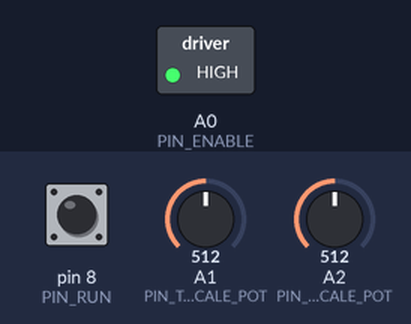
A sketch run on a simulated Arduino Uno, built with avr-gcc and run on an emulated ATmega328P. On the bench: switched loads named in the sketch (green lamp = pin HIGH). The inputs (shaded band) are chosen by the test bench; at power-on: pin 8 (PIN_RUN) HIGH, A1 (PIN_TIME_SCALE_POT) = 512, A2 (PIN_DIST_SCALE_POT) = 512. Pins used as bus, display or sensor lines are not drawn; what the sketch prints to the serial monitor is not drawn.

Above: at 1.2 s.
1.3 s: pin 8 (PIN_RUN) pulled LOW for 0.15 s
At 1.37 s:
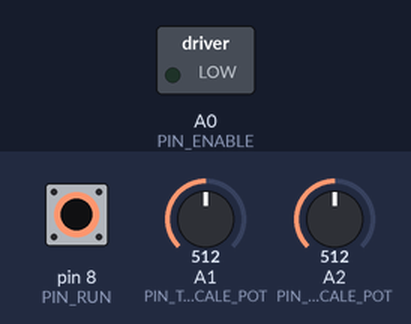
2.9 s: pin 8 (PIN_RUN) pulled LOW for 3.2 s
At 7.5 s:
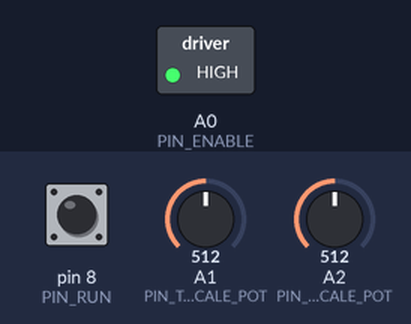
Timing chart, 0 to 9.0 s (numbered marks = the images above; inputs shaded):
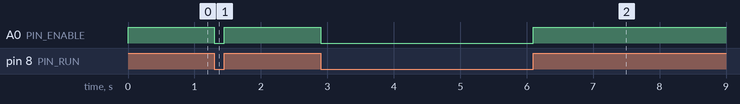

Measured:
- after the input at 1.3 s, A0 (PIN_ENABLE): HIGH → LOW at once, → HIGH 0.15 s later
- after the input at 2.9 s, A0 (PIN_ENABLE): HIGH → LOW at once, → HIGH 3.2 s later

The sketch:

driver_2_4.ino
```cpp
/*

Timelapse Dolly - Automation, Systemer og Komponenter
@version 2.1
@date 2014-05-05
@author Peter Savnik

@Description
Make a step motor control motion of a Camera mounted on a dolly.
Input: Distance and Time


*/
#include <math.h>

const int DEBUG = 0;  // Toogle Serial output
const int PIN_RUN = 8;
const int PIN_STEP = 9;
const int PIN_ENABLE = A0;
const int PIN_TIME_SCALE_POT = A1;
const int PIN_DIST_SCALE_POT = A2;
const float Pi = 3.14159;

const float STEP_RES = 16.0;  // Stepper resolution
const float STEPS_PR_ROUND = 200.0*STEP_RES; // Total steps pr. round
const float RADIUS = 0.0272; // [m]
const float DIST_PR_STEP = (2.0*RADIUS*Pi)/STEPS_PR_ROUND; //[cm] Omkreds/steps pr round


float distance = 0.0;  // [m] Record the number dist we've taken
float distance_to_go = 5.0; // [m] MAX:4.295*10^9 MIN:5.3407*10^-5
float DISTANCE_TO_GO_MAX = 20.0; // [m]
unsigned long steps_to_go = (distance_to_go)/DIST_PR_STEP; // total amount of steps to the distance_to_go
float time_to_go = 60.0*60.0; // [s] time to do the distance
float TIME_TO_GO_MAX = 60.0*60.0; // [s] max time to go on pottentiometer
unsigned long steps = 0;  // Total count of steps
int run = 0;   // Control var for start/stop fcn
int dir = 1;   // Control direction
int sensorValue = 0; // Time scale pot sensor
int stepState = 0; // Step output state

String state = "IDLE", next_state = "IDLE";  // Statemachine control

float time_pr_step;
float time_pr_step_ms;
float time_pr_step_micros;
long time_start = 0;
long time_end = 0;
int use_micros_time = 0;

unsigned long current_time = 0;
unsigned long prev_time = 0;

void setup() {
    Serial.begin(115200);
    /*while(!Serial){
     ; // wait for serial to begin
    }*/
    Serial.println('Timelapse Dolly Start');


  pinMode(PIN_RUN, INPUT_PULLUP);
  pinMode(PIN_STEP, OUTPUT);
  pinMode(PIN_ENABLE, OUTPUT);
  pinMode(PIN_TIME_SCALE_POT, INPUT);
  digitalWrite(PIN_STEP, LOW);
  digitalWrite(PIN_ENABLE, HIGH);

  //establishContact();  // send a byte to establish contact until receiver responds
}

void loop() {

  run = digitalRead(PIN_RUN); // Start/Stop knap

  // Statemachine!
    if (state == "IDLE"){
      // Wait for action

      // Read time potentiometer
      int timePotValue = analogRead(PIN_TIME_SCALE_POT);
      // Calc time to go
      float time_to_go = timePotValue * (TIME_TO_GO_MAX / 1023.0);

      // Read time potentiometer
      int distPotValue = analogRead(PIN_DIST_SCALE_POT);
      // Calc time to go
      float distance_to_go = distPotValue * (DISTANCE_TO_GO_MAX / 1023.0);
      Serial.println(distance_to_go);

      // Calc delay time
      time_pr_step = time_to_go/steps_to_go; // the delay time between steps [s]/[step]
      time_pr_step_ms = time_pr_step*pow(10,3); // Convert to millisec [ms]/[step]
      time_pr_step_micros = time_pr_step*pow(10,6); // Convert to millisec [micros]/[step]
      if (time_pr_step_ms < 1) time_pr_step_ms = 2;  // Don't go too fast! saturation
      if (time_pr_step_micros < 1) time_pr_step_micros = 2;  // Don't go too fast! saturation

      use_micros_time = 0;
      if(time_to_go < 60*60) use_micros_time = 1; // 60[m]*60[s] use micros instead of millis

      // Print Parameters
      /*Serial.print("Dist: ");
      Serial.print(distance_to_go);
      Serial.print(", Steps to go:");
      Serial.print(steps_to_go);
      Serial.print(", Time: ");
      Serial.print(time_to_go);
      Serial.print(", Step Time: ");
      Serial.println(time_pr_step_ms);*/

      // Change state
      // Start running
      if(run == LOW){
        enableMotor();
        time_start = millis();
        next_state = "MOVE";
      }
      else{
        next_state = "IDLE";
      }

    }
    else if (state == "MOVE"){
      next_state = "MOVE";
      // MOVE
      // Check to see if we are at the end of our move
      if ((steps*DIST_PR_STEP < distance_to_go) && (run == LOW)) {


        if(use_micros_time == 1){
          current_time = micros();
          if(current_time-prev_time >= time_pr_step_micros/2){
            prev_time = current_time;
            // Step toogle
            if(stepState == 0){
              digitalWrite(PIN_STEP, HIGH); // step high
              stepState = 1;
            }
            else if(stepState == 1){
              digitalWrite(PIN_STEP, LOW); // step low
              stepState = 0;
              steps = 1+steps; // Incremetent steps
              //Serial.println(steps_to_go-steps);
            } // end step state

          } // if time

        } // if use micro
        else{
          current_time = millis();
          if(current_time-prev_time >= time_pr_step_ms/2){
            prev_time = current_time;
            // Step toogle
            if(stepState == 0){
              digitalWrite(PIN_STEP, HIGH); // step high
              stepState = 1;
            }
            else if(stepState == 1){
              digitalWrite(PIN_STEP, LOW); // step low
              stepState = 0;
              steps = 1+steps; // Incremetent steps
              //Serial.println(steps_to_go-steps);
            } // end step state

          } // if time
        }// else use micros

      } // if dist <

      // If dist is done go to wait state
      if (steps*DIST_PR_STEP >= distance_to_go){
         next_state = "DONE";
         disableMotor(); // disable motor
         // calc run time
         time_end = millis();
         Serial.print("Time: ");
         Serial.println((time_end-time_start)*pow(10,-3)); //[s]
         steps = 0; // reset dist

      } // if dist >=


      // Change state
      if(run == HIGH){  // Stop running
        next_state = "IDLE";
        disableMotor(); // disable motor
      }

    } // state

    else if(state == "DONE"){
      next_state = "DONE";
      // If off go to idle
      if(run == HIGH) next_state = "IDLE";

    } // state DONE
    else {
       Serial.print("Error in statemachine: ");
       Serial.println(state);
    }
    if(state != next_state) Serial.println(next_state);
  state = next_state;


 /*
  // If dist is done disable
  if ((steps*DIST_PR_STEP >= distance_to_go)){
    disableMotor();
    steps = 0;
  }
  */
}


void enableMotor(){
 // Enable motor driver
       digitalWrite(PIN_ENABLE, LOW);
      if(DEBUG == 1) Serial.println("Start");
}

void disableMotor(){
 // Enable motor driver
       digitalWrite(PIN_ENABLE, HIGH);
       if(DEBUG == 1) Serial.println("Stop");
}


void enableMotorToogle(){
 // Enable motor driver
     if(run == 0){
       enableMotor();
       run = 1;
     }
     else if(run == 1){
       disableMotor();
       run = 0;
     }
}


void establishContact() {
  while (Serial.available() <= 0) {
    Serial.println("0,0,0");   // send an initial string
    delay(300);
  }
}

/*
|| @changelog
|| | 2.4 2014-05-26 - Peter Savnik : Fix potentiometer control of time
|| | 2.2 2014-05-08 - Peter Savnik : Time function fix
|| | 2.1 2014-05-08 - Peter Savnik : Dist is calibrated
|| | 2.0 2014-05-06 - Peter Savnik : Added state machine & Millis as delay
|| | 1.3 2014-05-05 - Peter Savnik : Added Potentiometer control of time
|| | 1.2 2014-05-01 - Peter Savnik : Added Debug function, enable serial output when debugging
|| | 1.1 2014-05-01 - Peter Savnik : Added direction control
|| | 1.0 2014-05-01 - Peter Savnik : Initial Release
|| #
*/
```
